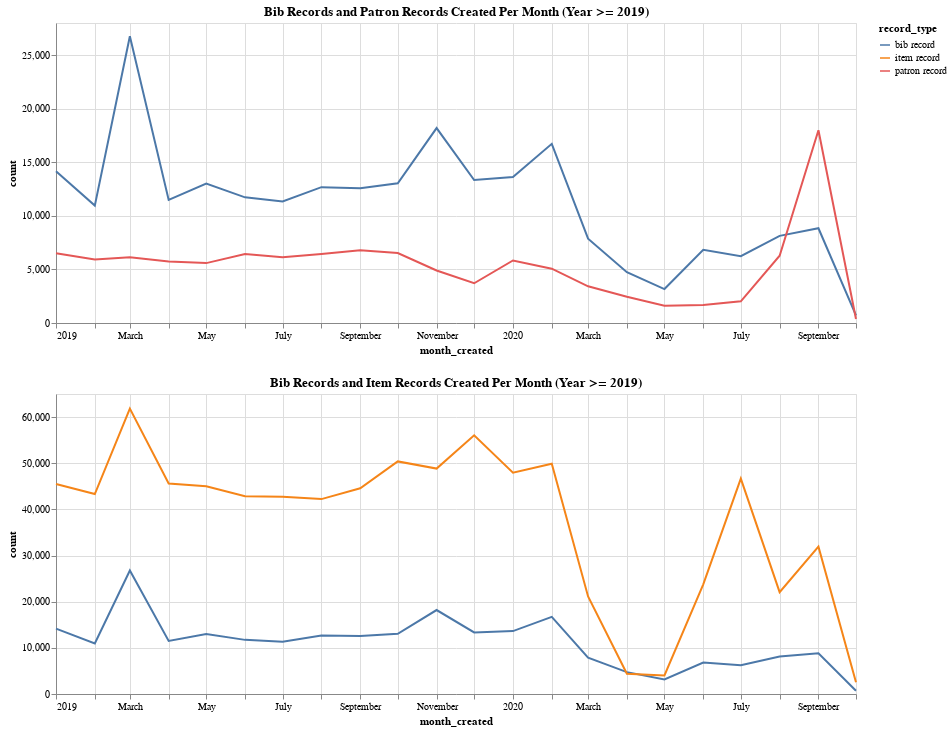

The code cell stored with this chart in its notebook:
### Code cell
'''
concatinate the two charts together!

NOTE: The scales don't match ... we'd need to get a little fancier to make sure the scales match
'''

alt.vconcat(bib_v_patron, bib_v_item)

### Figure 1 — Vega-Lite specification as saved in the notebook (floating-point values rounded to 4 significant figures)
{"config": {"view": {"continuousWidth": 400, "continuousHeight": 300}}, "vconcat": [{"data": {"name": "data-dceb7fc763a4d1127fdcd857057fab54"}, "mark": "line", "encoding": {"color": {"type": "nominal", "field": "record_type"}, "tooltip": [{"type": "temporal", "field": "month_created"}, {"type": "quantitative", "field": "count"}, {"type": "nominal", "field": "record_type"}], "x": {"type": "temporal", "field": "month_created"}, "y": {"type": "quantitative", "field": "count"}}, "title": "Bib Records and Patron Records Created Per Month (Year >= 2019)", "width": 800}, {"data": {"name": "data-8fe994d26e981a5676a1d6d6f03626ac"}, "mark": "line", "encoding": {"color": {"type": "nominal", "field": "record_type"}, "tooltip": [{"type": "temporal", "field": "month_created"}, {"type": "quantitative", "field": "count"}, {"type": "nominal", "field": "record_type"}], "x": {"type": "temporal", "field": "month_created"}, "y": {"type": "quantitative", "field": "count"}}, "title": "Bib Records and Item Records Created Per Month (Year >= 2019)", "width": 800}], "$schema": "https://vega.github.io/schema/vega-lite/v4.8.1.json", "datasets": {"data-dceb7fc763a4d1127fdcd857057fab54": [{"month_created": "2019-01", "record_type": "bib record", "count": 14163}, {"month_created": "2019-01", "record_type": "patron record", "count": 6519}, {"month_created": "2019-02", "record_type": "bib record", "count": 10956}, {"month_created": "2019-02", "record_type": "patron record", "count": 5924}, {"month_created": "2019-03", "record_type": "bib record", "count": 26770}, {"month_created": "2019-03", "record_type": "patron record", "count": 6137}, {"month_created": "2019-04", "record_type": "bib record", "count": 11488}, {"month_created": "2019-04", "record_type": "patron record", "count": 5741}, {"month_created": "2019-05", "record_type": "bib record", "count": 13009}, {"month_created": "2019-05", "record_type": "patron record", "count": 5590}, {"month_created": "2019-06", "record_type": "bib record", "count": 11729}, {"month_created": "2019-06", "record_type": "patron record", "count": 6446}, {"month_created": "2019-07", "record_type": "bib record", "count": 11348}, {"month_created": "2019-07", "record_type": "patron record", "count": 6137}, {"month_created": "2019-08", "record_type": "bib record", "count": 12678}, {"month_created": "2019-08", "record_type": "patron record", "count": 6430}, {"month_created": "2019-09", "record_type": "bib record", "count": 12578}, {"month_created": "2019-09", "record_type": "patron record", "count": 6794}, {"month_created": "2019-10", "record_type": "bib record", "count": 13045}, {"month_created": "2019-10", "record_type": "patron record", "count": 6531}, {"month_created": "2019-11", "record_type": "bib record", "count": 18195}, {"month_created": "2019-11", "record_type": "patron record", "count": 4898}, {"month_created": "2019-12", "record_type": "bib record", "count": 13343}, {"month_created": "2019-12", "record_type": "patron record", "count": 3709}, {"month_created": "2020-01", "record_type": "bib record", "count": 13626}, {"month_created": "2020-01", "record_type": "patron record", "count": 5833}, {"month_created": "2020-02", "record_type": "bib record", "count": 16722}, {"month_created": "2020-02", "record_type": "patron record", "count": 5066}, {"month_created": "2020-03", "record_type": "bib record", "count": 7871}, {"month_created": "2020-03", "record_type": "patron record", "count": 3424}, {"month_created": "2020-04", "record_type": "bib record", "count": 4737}, {"month_created": "2020-04", "record_type": "patron record", "count": 2455}, {"month_created": "2020-05", "record_type": "bib record", "count": 3168}, {"month_created": "2020-05", "record_type": "patron record", "count": 1619}, {"month_created": "2020-06", "record_type": "bib record", "count": 6827}, {"month_created": "2020-06", "record_type": "patron record", "count": 1674}, {"month_created": "2020-07", "record_type": "bib record", "count": 6231}, {"month_created": "2020-07", "record_type": "patron record", "count": 2026}, {"month_created": "2020-08", "record_type": "bib record", "count": 8134}, {"month_created": "2020-08", "record_type": "patron record", "count": 6284}, {"month_created": "2020-09", "record_type": "bib record", "count": 8844}, {"month_created": "2020-09", "record_type": "patron record", "count": 17988}, {"month_created": "2020-10", "record_type": "bib record", "count": 711}, {"month_created": "2020-10", "record_type": "patron record", "count": 375}], "data-8fe994d26e981a5676a1d6d6f03626ac": [{"month_created": "2019-01", "record_type": "bib record", "count": 14163}, {"month_created": "2019-01", "record_type": "item record", "count": 45506}, {"month_created": "2019-02", "record_type": "bib record", "count": 10956}, {"month_created": "2019-02", "record_type": "item record", "count": 43329}, {"month_created": "2019-03", "record_type": "bib record", "count": 26770}, {"month_created": "2019-03", "record_type": "item record", "count": 61847}, {"month_created": "2019-04", "record_type": "bib record", "count": 11488}, {"month_created": "2019-04", "record_type": "item record", "count": 45603}, {"month_created": "2019-05", "record_type": "bib record", "count": 13009}, {"month_created": "2019-05", "record_type": "item record", "count": 45011}, {"month_created": "2019-06", "record_type": "bib record", "count": 11729}, {"month_created": "2019-06", "record_type": "item record", "count": 42852}, {"month_created": "2019-07", "record_type": "bib record", "count": 11348}, {"month_created": "2019-07", "record_type": "item record", "count": 42718}, {"month_created": "2019-08", "record_type": "bib record", "count": 12678}, {"month_created": "2019-08", "record_type": "item record", "count": 42227}, {"month_created": "2019-09", "record_type": "bib record", "count": 12578}, {"month_created": "2019-09", "record_type": "item record", "count": 44579}, {"month_created": "2019-10", "record_type": "bib record", "count": 13045}, {"month_created": "2019-10", "record_type": "item record", "count": 50395}, {"month_created": "2019-11", "record_type": "bib record", "count": 18195}, {"month_created": "2019-11", "record_type": "item record", "count": 48837}, {"month_created": "2019-12", "record_type": "bib record", "count": 13343}, {"month_created": "2019-12", "record_type": "item record", "count": 56050}, {"month_created": "2020-01", "record_type": "bib record", "count": 13626}, {"month_created": "2020-01", "record_type": "item record", "count": 47936}, {"month_created": "2020-02", "record_type": "bib record", "count": 16722}, {"month_created": "2020-02", "record_type": "item record", "count": 49880}, {"month_created": "2020-03", "record_type": "bib record", "count": 7871}, {"month_created": "2020-03", "record_type": "item record", "count": 21125}, {"month_created": "2020-04", "record_type": "bib record", "count": 4737}, {"month_created": "2020-04", "record_type": "item record", "count": 4407}, {"month_created": "2020-05", "record_type": "bib record", "count": 3168}, {"month_created": "2020-05", "record_type": "item record", "count": 4031}, {"month_created": "2020-06", "record_type": "bib record", "count": 6827}, {"month_created": "2020-06", "record_type": "item record", "count": 23760}, {"month_created": "2020-07", "record_type": "bib record", "count": 6231}, {"month_created": "2020-07", "record_type": "item record", "count": 46670}, {"month_created": "2020-08", "record_type": "bib record", "count": 8134}, {"month_created": "2020-08", "record_type": "item record", "count": 22061}, {"month_created": "2020-09", "record_type": "bib record", "count": 8844}, {"month_created": "2020-09", "record_type": "item record", "count": 31921}, {"month_created": "2020-10", "record_type": "bib record", "count": 711}, {"month_created": "2020-10", "record_type": "item record", "count": 2524}]}}
